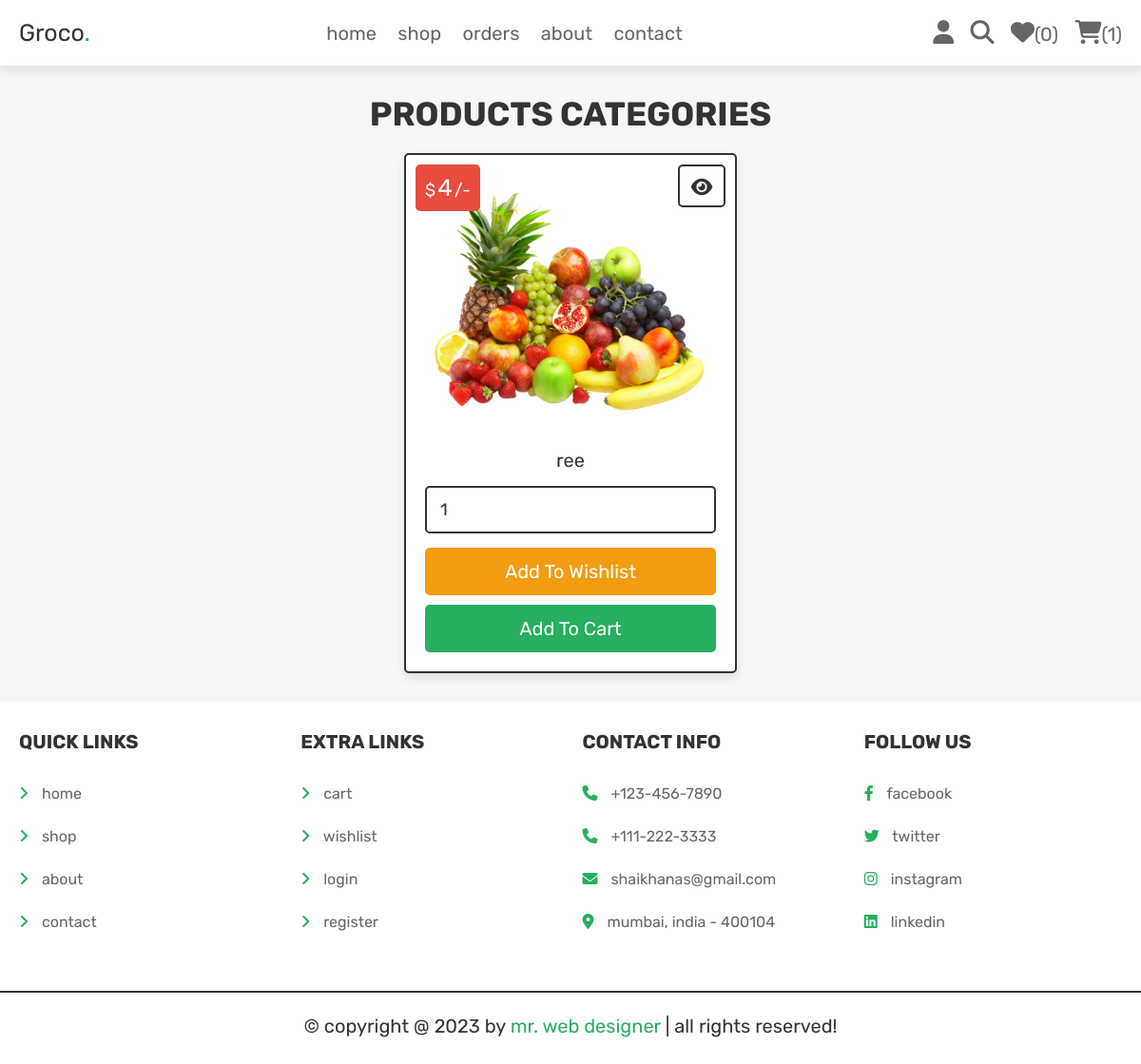
Page /category.php?category=fruits (signed in) on the committed database.
### tables this page shows
CREATE TABLE IF NOT EXISTS `products` (
`id` int(100) NOT NULL,
  `name` varchar(100) NOT NULL,
  `category` varchar(20) NOT NULL,
  `details` varchar(500) NOT NULL,
  `price` int(100) NOT NULL,
  `image` varchar(100) NOT NULL
);

### category.php (the view, shortened to what this page needs)
<?php
@include 'config.php';
?>
<!DOCTYPE html>
<html lang="en">
<head>
   <link rel="stylesheet" href="https://cdnjs.cloudflare.com/ajax/libs/font-awesome/6.1.1/css/all.min.css">
   <link rel="stylesheet" href="css/style.css">
</head>
<body>
<?php include 'header.php'; ?>
<section class="products">
   <h1 class="title">products categories</h1>
   <div class="box-container">
   <?php
      $category_name = $_GET['category'];
      $select_products = $conn->prepare("SELECT * FROM `products` WHERE category = ?");
      $select_products->execute([$category_name]);
      if($select_products->rowCount() > 0){
         while($fetch_products = $select_products->fetch(PDO::FETCH_ASSOC)){
   ?>
   <form action="" class="box" method="POST">
      <div class="price">$<span><?= $fetch_products['price']; ?></span>/-</div>
      <a href="view_page.php?pid=<?= $fetch_products['id']; ?>" class="fas fa-eye"></a>
      <img src="uploaded_img/<?= $fetch_products['image']; ?>" alt="">
      <div class="name"><?= $fetch_products['name']; ?></div>
      <input type="number" min="1" value="1" name="p_qty" class="qty">
      <input type="submit" value="add to wishlist" class="option-btn" name="add_to_wishlist">
      <input type="submit" value="add to cart" class="btn" name="add_to_cart">
   </form>
   <?php
         }
      }else{
         echo '<p class="empty">no products available!</p>';
      }
   ?>
   </div>
</section>
<?php include 'footer.php'; ?>
</body>
</html>

### css/style.css (style rules this page uses)
.products .box-container { display: grid; grid-template-columns: repeat(auto-fit, 35rem); gap:1.5rem; justify-content: center; align-items: flex-start; }
.products .box-container .box { padding:2rem; text-align: center; border:var(--border); background-color: var(--white); box-shadow: var(--box-shadow); border-radius: .5rem; position: relative; }
.products .box-container .box .price { position: absolute; top:1rem; left:1rem; padding:1rem; border-radius: .5rem; background-color: var(--red); font-size: 1.8rem; color:var(--white); }
.products .box-container .box .price span { font-size: 2.5rem; color:var(--white); margin:0 .2rem; }
.products .box-container .box .fa-eye { position: absolute; top:1rem; right:1rem; border-radius: .5rem; height: 4.5rem; line-height: 4.3rem; width: 5rem; border:var(--border); color:var(--black); font-size: 2rem; background-color: var(--white); }
.products .box-container .box img { width: 100%; margin-bottom: 1rem; }
.products .box-container .box .name { font-size: 2rem; color:var(--black); padding:1rem 0; }
.products .box-container .box .qty { margin:.5rem 0; border-radius: .5rem; padding:1.2rem 1.4rem; font-size: 1.8rem; color:var(--black); border:var(--border); width: 100%; }

### css/components.css (style rules this page uses)
:root { --green:#27ae60; --orange:#f39c12; --red:#e74c3c; --black:#333; --light-color:#666; --white:#fff; --light-bg:#f6f6f6; --border:.2rem solid var(--black); --box-shadow:0 .5rem 1rem rgba(0,0,0,.1); }
* { font-family: 'Rubik', sans-serif; margin:0; padding:0; box-sizing: border-box; outline: none; border:none; text-decoration: none; color:var(--black); }
body { background-color: var(--light-bg); }
html { font-size: 62.5%; overflow-x: hidden; scroll-behavior: smooth; scroll-padding-top: 6.5rem; }
section { padding:3rem 2rem; max-width: 1200px; margin:0 auto; }
.btn, .delete-btn, .option-btn { display: block; width: 100%; margin-top: 1rem; border-radius: .5rem; color:var(--white); font-size: 2rem; padding:1.3rem 3rem; text-transform: capitalize; cursor: pointer; text-align: center; }
.btn { background-color: var(--green); }
.option-btn { background-color: var(--orange); }
.title { text-align: center; margin-bottom: 2rem; text-transform: uppercase; color:var(--black); font-size: 3.5rem; }

### rows in the picture
products: price "4", image (picture), name "ree"

### other values in the picture
$count_wishlist_items->rowCount() "0"
$count_cart_items->rowCount() "1"
